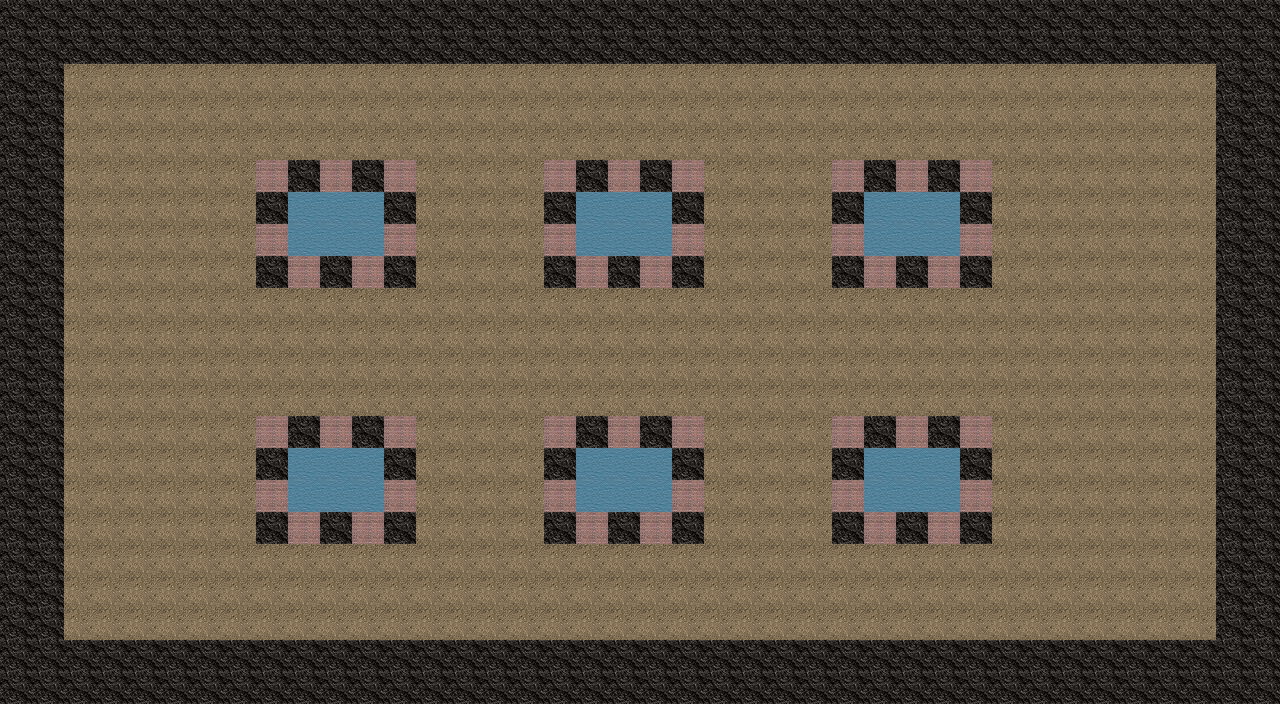

Below is a game level as drawn by its tile map, then a one-line description and the .tmx file that defines it, in full:
An orthogonal 40x22 tile map with 32x32 px tiles, 2 tile layers (Wall, Ground).

<map version="1.2" tiledversion="1.2.4" orientation="orthogonal" renderorder="right-down" width="40" height="22" tilewidth="32" tileheight="32" infinite="0" nextlayerid="3" nextobjectid="1">
 <tileset firstgid="1" name="Level 2" tilewidth="32" tileheight="32" tilecount="4" columns="0">
  <grid orientation="orthogonal" width="1" height="1" />
  <tile id="0">
   <image width="32" height="32" source="Brick Map.png" />
  </tile>
  <tile id="1">
   <image width="32" height="32" source="DirtProject.png" />
  </tile>
  <tile id="2">
   <image width="32" height="32" source="wallTexture1.png" />
  </tile>
  <tile id="3">
   <image width="32" height="32" source="Water.jpg" />
  </tile>
 </tileset>
 <layer id="2" name="Wall" width="40" height="22">
  <data encoding="csv">
3,3,3,3,3,3,3,3,3,3,3,3,3,3,3,3,3,3,3,3,3,3,3,3,3,3,3,3,3,3,3,3,3,3,3,3,3,3,3,3,
3,3,3,3,3,3,3,3,3,3,3,3,3,3,3,3,3,3,3,3,3,3,3,3,3,3,3,3,3,3,3,3,3,3,3,3,3,3,3,3,
3,3,0,0,0,0,0,0,0,0,0,0,0,0,0,0,0,0,0,0,0,0,0,0,0,0,0,0,0,0,0,0,0,0,0,0,0,0,3,3,
3,3,0,0,0,0,0,0,0,0,0,0,0,0,0,0,0,0,0,0,0,0,0,0,0,0,0,0,0,0,0,0,0,0,0,0,0,0,3,3,
3,3,0,0,0,0,0,0,0,0,0,0,0,0,0,0,0,0,0,0,0,0,0,0,0,0,0,0,0,0,0,0,0,0,0,0,0,0,3,3,
3,3,0,0,0,0,0,0,1,3,1,3,1,0,0,0,0,1,3,1,3,1,0,0,0,0,1,3,1,3,1,0,0,0,0,0,0,0,3,3,
3,3,0,0,0,0,0,0,3,4,4,4,3,0,0,0,0,3,4,4,4,3,0,0,0,0,3,4,4,4,3,0,0,0,0,0,0,0,3,3,
3,3,0,0,0,0,0,0,1,4,4,4,1,0,0,0,0,1,4,4,4,1,0,0,0,0,1,4,4,4,1,0,0,0,0,0,0,0,3,3,
3,3,0,0,0,0,0,0,3,1,3,1,3,0,0,0,0,3,1,3,1,3,0,0,0,0,3,1,3,1,3,0,0,0,0,0,0,0,3,3,
3,3,0,0,0,0,0,0,0,0,0,0,0,0,0,0,0,0,0,0,0,0,0,0,0,0,0,0,0,0,0,0,0,0,0,0,0,0,3,3,
3,3,0,0,0,0,0,0,0,0,0,0,0,0,0,0,0,0,0,0,0,0,0,0,0,0,0,0,0,0,0,0,0,0,0,0,0,0,3,3,
3,3,0,0,0,0,0,0,0,0,0,0,0,0,0,0,0,0,0,0,0,0,0,0,0,0,0,0,0,0,0,0,0,0,0,0,0,0,3,3,
3,3,0,0,0,0,0,0,0,0,0,0,0,0,0,0,0,0,0,0,0,0,0,0,0,0,0,0,0,0,0,0,0,0,0,0,0,0,3,3,
3,3,0,0,0,0,0,0,1,3,1,3,1,0,0,0,0,1,3,1,3,1,0,0,0,0,1,3,1,3,1,0,0,0,0,0,0,0,3,3,
3,3,0,0,0,0,0,0,3,4,4,4,3,0,0,0,0,3,4,4,4,3,0,0,0,0,3,4,4,4,3,0,0,0,0,0,0,0,3,3,
3,3,0,0,0,0,0,0,1,4,4,4,1,0,0,0,0,1,4,4,4,1,0,0,0,0,1,4,4,4,1,0,0,0,0,0,0,0,3,3,
3,3,0,0,0,0,0,0,3,1,3,1,3,0,0,0,0,3,1,3,1,3,0,0,0,0,3,1,3,1,3,0,0,0,0,0,0,0,3,3,
3,3,0,0,0,0,0,0,0,0,0,0,0,0,0,0,0,0,0,0,0,0,0,0,0,0,0,0,0,0,0,0,0,0,0,0,0,0,3,3,
3,3,0,0,0,0,0,0,0,0,0,0,0,0,0,0,0,0,0,0,0,0,0,0,0,0,0,0,0,0,0,0,0,0,0,0,0,0,3,3,
3,3,0,0,0,0,0,0,0,0,0,0,0,0,0,0,0,0,0,0,0,0,0,0,0,0,0,0,0,0,0,0,0,0,0,0,0,0,3,3,
3,3,3,3,3,3,3,3,3,3,3,3,3,3,3,3,3,3,3,3,3,3,3,3,3,3,3,3,3,3,3,3,3,3,3,3,3,3,3,3,
3,3,3,3,3,3,3,3,3,3,3,3,3,3,3,3,3,3,3,3,3,3,3,3,3,3,3,3,3,3,3,3,3,3,3,3,3,3,3,3
</data>
 </layer>
 <layer id="1" name="Ground" width="40" height="22">
  <data encoding="csv">
0,0,0,0,0,0,0,0,0,0,0,0,0,0,0,0,0,0,0,0,0,0,0,0,0,0,0,0,0,0,0,0,0,0,0,0,0,0,0,0,
0,0,0,0,0,0,0,0,0,0,0,0,0,0,0,0,0,0,0,0,0,0,0,0,0,0,0,0,0,0,0,0,0,0,0,0,0,0,0,0,
0,0,2,2,2,2,2,2,2,2,2,2,2,2,2,2,2,2,2,2,2,2,2,2,2,2,2,2,2,2,2,2,2,2,2,2,2,2,0,0,
0,0,2,2,2,2,2,2,2,2,2,2,2,2,2,2,2,2,2,2,2,2,2,2,2,2,2,2,2,2,2,2,2,2,2,2,2,2,0,0,
0,0,2,2,2,2,2,2,2,2,2,2,2,2,2,2,2,2,2,2,2,2,2,2,2,2,2,2,2,2,2,2,2,2,2,2,2,2,0,0,
0,0,2,2,2,2,2,2,0,0,0,0,0,2,2,2,2,0,0,0,0,0,2,2,2,2,0,0,0,0,0,2,2,2,2,2,2,2,0,0,
0,0,2,2,2,2,2,2,0,0,0,0,0,2,2,2,2,0,0,0,0,0,2,2,2,2,0,0,0,0,0,2,2,2,2,2,2,2,0,0,
0,0,2,2,2,2,2,2,0,0,0,0,0,2,2,2,2,0,0,0,0,0,2,2,2,2,0,0,0,0,0,2,2,2,2,2,2,2,0,0,
0,0,2,2,2,2,2,2,0,0,0,0,0,2,2,2,2,0,0,0,0,0,2,2,2,2,0,0,0,0,0,2,2,2,2,2,2,2,0,0,
0,0,2,2,2,2,2,2,2,2,2,2,2,2,2,2,2,2,2,2,2,2,2,2,2,2,2,2,2,2,2,2,2,2,2,2,2,2,0,0,
0,0,2,2,2,2,2,2,2,2,2,2,2,2,2,2,2,2,2,2,2,2,2,2,2,2,2,2,2,2,2,2,2,2,2,2,2,2,0,0,
0,0,2,2,2,2,2,2,2,2,2,2,2,2,2,2,2,2,2,2,2,2,2,2,2,2,2,2,2,2,2,2,2,2,2,2,2,2,0,0,
0,0,2,2,2,2,2,2,2,2,2,2,2,2,2,2,2,2,2,2,2,2,2,2,2,2,2,2,2,2,2,2,2,2,2,2,2,2,0,0,
0,0,2,2,2,2,2,2,0,0,0,0,0,2,2,2,2,0,0,0,0,0,2,2,2,2,0,0,0,0,0,2,2,2,2,2,2,2,0,0,
0,0,2,2,2,2,2,2,0,0,0,0,0,2,2,2,2,0,0,0,0,0,2,2,2,2,0,0,0,0,0,2,2,2,2,2,2,2,0,0,
0,0,2,2,2,2,2,2,0,0,0,0,0,2,2,2,2,0,0,0,0,0,2,2,2,2,0,0,0,0,0,2,2,2,2,2,2,2,0,0,
0,0,2,2,2,2,2,2,0,0,0,0,0,2,2,2,2,0,0,0,0,0,2,2,2,2,0,0,0,0,0,2,2,2,2,2,2,2,0,0,
0,0,2,2,2,2,2,2,2,2,2,2,2,2,2,2,2,2,2,2,2,2,2,2,2,2,2,2,2,2,2,2,2,2,2,2,2,2,0,0,
0,0,2,2,2,2,2,2,2,2,2,2,2,2,2,2,2,2,2,2,2,2,2,2,2,2,2,2,2,2,2,2,2,2,2,2,2,2,0,0,
0,0,2,2,2,2,2,2,2,2,2,2,2,2,2,2,2,2,2,2,2,2,2,2,2,2,2,2,2,2,2,2,2,2,2,2,2,2,0,0,
0,0,0,0,0,0,0,0,0,0,0,0,0,0,0,0,0,0,0,0,0,0,0,0,0,0,0,0,0,0,0,0,0,0,0,0,0,0,0,0,
0,0,0,0,0,0,0,0,0,0,0,0,0,0,0,0,0,0,0,0,0,0,0,0,0,0,0,0,0,0,0,0,0,0,0,0,0,0,0,0
</data>
 </layer>
</map>